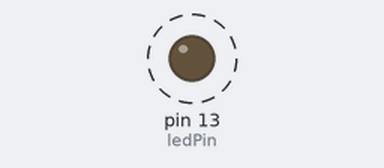
The sketch below on a simulated Arduino Uno, built with avr-gcc and run on an emulated ATmega328P. On the bench: output pins drawn as LEDs (lit = HIGH). Dashed ring = blinking.

Above: at 0.5 s.
Timing chart, 0 to 4.6 s (numbered marks = the images above):
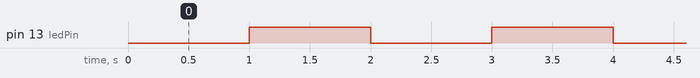

Measured:
- by itself, pin 13 (ledPin): alternates HIGH for 1.0 s and LOW for 1.0 s

The sketch:

timer_fxn.ino
```cpp
const int ledPin = 13;            // Digital output pin for the LED
unsigned long previousMillis = 0; // Stores the last time the LED was updated
const long interval = 1000;       // Interval in milliseconds (1 second)

void setup()
{
    pinMode(ledPin, OUTPUT);
}

void loop()
{
    unsigned long currentMillis = millis(); // Get the current time

    if (currentMillis - previousMillis >= interval)
    {
        previousMillis = currentMillis;             // Save the last time the LED was updated
        digitalWrite(ledPin, !digitalRead(ledPin)); // Toggle the LED state
    }

    // Your other code can run here without blocking the LED blinking
}
```
